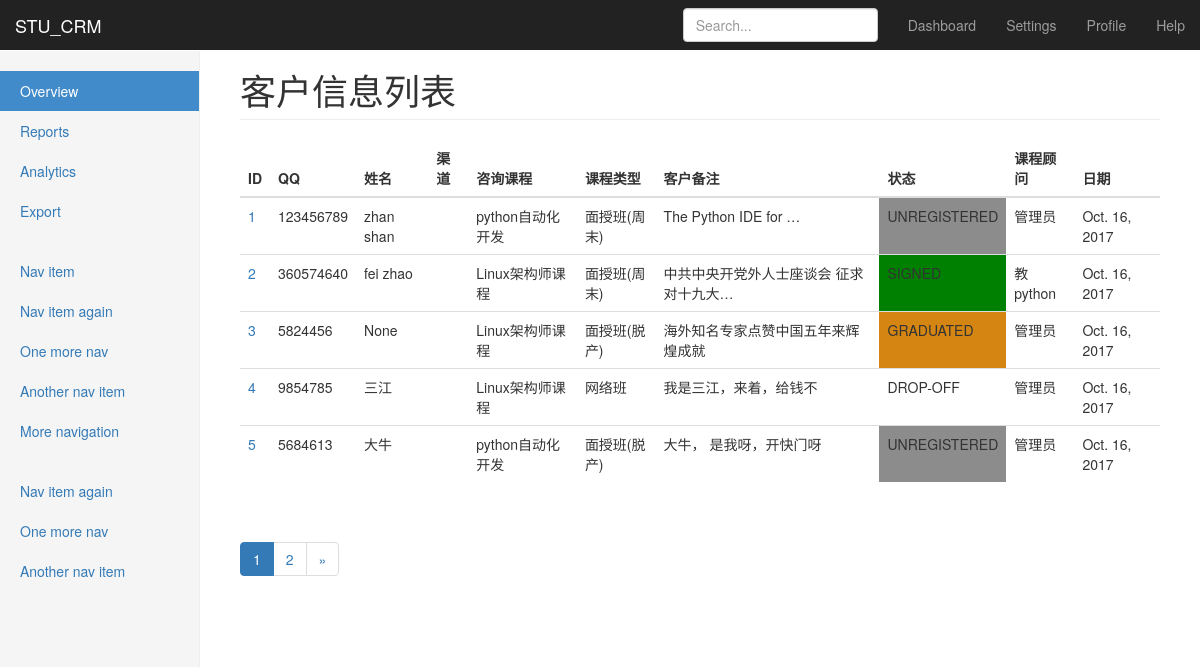
Before: /crm/customers/ (signed in) with the older database file.
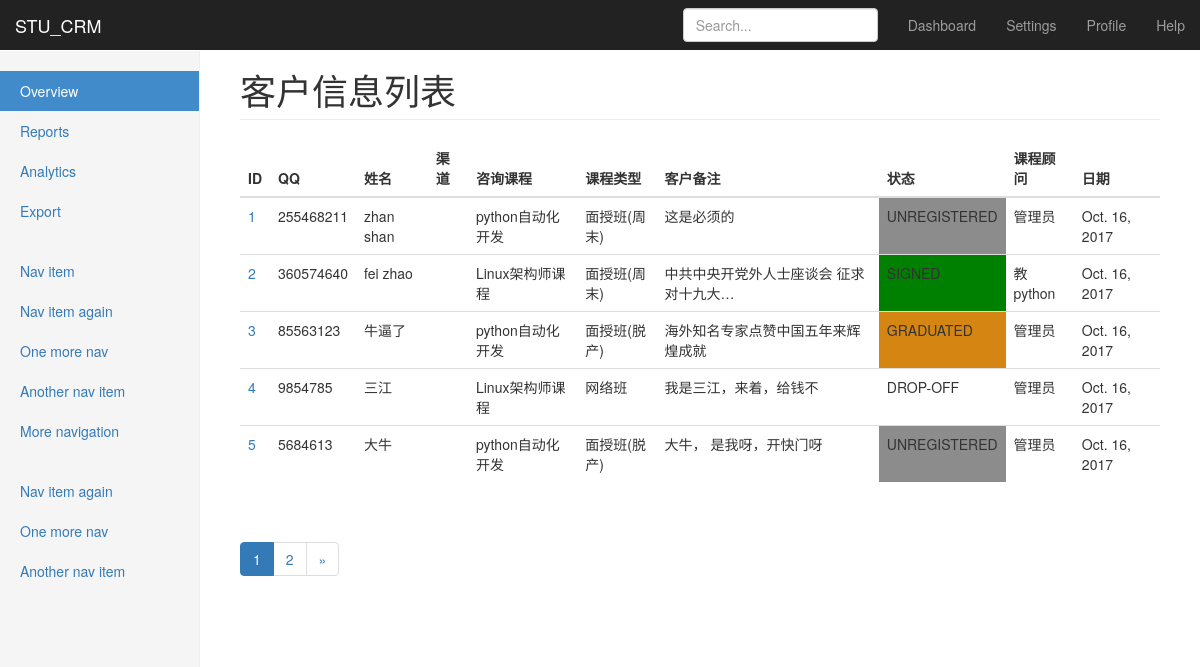
After: the same page with the newer database file.
### stu_crm/models.py (models this page shows, shortened)
class Customer(models.Model):#创建客户表
    qq = models.CharField(max_length=64,unique=True)
    name = models.CharField(max_length=32,blank=True,null=True)#客户资询字段名字不是必要的
    phone = models.BigIntegerField(blank=True,null=True)#电话，长整数
    course = models.ForeignKey('Course')#要咨询的课程，关联课程表
    course_type = models.CharField(max_length=64,choices=course_type_choices,default='offline_weekend')#要以什么形式上课
    consult_memo = models.TextField()#咨询记录
    source_type_choices = (('qq', u"qq群"),
                   ('referral', u"内部转介绍"),
                   ('51cto', u"51cto"),
                   ('agent', u"招生代理"),
                   ('others', u"其它"),
                   )#来源渠道选项
    source_type = models.CharField(max_length=64,choices=source_type_choices)#来源渠道
    referral_from = models.ForeignKey('self',blank=True,null=True,related_name="internal_who")#写表名也行'Customer',关联自己
    status_choices = (('signed',u"已报名"),
                      ('unregistered',u"未报名"),
                      ('graduated',u"已毕业"),
                      ('drop-off',u"退学"),
                      )#客户状态
    status = models.CharField(choices=status_choices,max_length=64)#记录客户状态
    consultant = models.ForeignKey('UserProfile',verbose_name='课程顾问')#记录接待人
    class_list = models.ManyToManyField("ClassList",blank=True)#manytomany不需要null=True,记录已报名客户所在班级
    date = models.DateField('咨询日期',auto_now_add=True)#记录咨询日期

class Course(models.Model):#课程表
    name = models.CharField(max_length=64,unique=True)#课程名
    online_price = models.IntegerField()#网络班价格
    offline_price = models.IntegerField()#面授班价格
    introduction = models.TextField()#课程介绍
    def __str__(self):
        return self.name

class UserProfile(models.Model):#创建用户表
    user = models.OneToOneField(User)#一对一 关联到django用户表
    name = models.CharField(max_length=64)
    school = models.ForeignKey('School')#关联School表
    def __str__(self):
        return self.name  # 反射字段名
    class Meta:
        permissions = (('view_customer_list',"可以查看客户列表"),
                       ('view_customer_info', "可以查看客户详情"),
                       ('edit_own_customer_info', "可以修改自己客户信息"),
                       )

### stu_crm/permissions.py (the view)
    def wrapper(*args,**kwargs):
        print('--start check perm--')
        if perm_check(*args, **kwargs) is not True:
            return render(args[0],'stu_crm/crm/403.html')
        return func(*args,**kwargs)

### stu_crm/permissions.py (called while the page is built)
def check_permission(func):#装饰器
    def wrapper(*args,**kwargs):
        print('--start check perm--')
        if perm_check(*args, **kwargs) is not True:
            return render(args[0],'stu_crm/crm/403.html')
        return func(*args,**kwargs)
    return wrapper

### stu_crm/templatetags/custom_tags.py (called while the page is built)
@register.filter
@stringfilter
def self_upper(value):
    print("--val from template--",value)
    return value.upper()

@register.simple_tag# 可传参数前端使用 {% guess_page customer_list.number page_num %}
def guess_page(current_page,loop_num):
    offset = abs(current_page-loop_num)
    if offset <3:
        if current_page == loop_num:
            page_ele = """<li class ="active"><a href="?page=%s"> %s </a></li>"""  %(loop_num,loop_num)
        else:
            page_ele = """<li class =""><a href="?page=%s"> %s </a></li>"""  %(loop_num,loop_num)
        return format_html(page_ele,)
    else:
        return ''

### templates/stu_crm/crm/customers.html (shortened to what this page needs)
{% extends '../base.html' %}
{% load custom_tags %}
{% block page-header %}
客户信息列表
{% endblock %}
{% block page-content %}
    <table class="table table-hover">
        <thead>
            <tr>
                <th>ID</th>
                <th>QQ</th>
                <th>姓名</th>
                <th>渠道</th>
                <th>咨询课程</th>
                <th>课程类型</th>
                <th>客户备注</th>
                <th>状态</th>
                <th>课程顾问</th>
                <th>日期</th>
            </tr>
        </thead>
        <tbody>
            {%  for customer in customer_list %}
                <tr>
                    <td><a href="{% url 'customer_detail' customer.id %}">{{ customer.id }}</a></td>
                    <td>{{ customer.qq }}</td>
                    <td>{{ customer.name }}</td>
                    <td>{{ customer.source }}</td>
                    <td>{{ customer.course }}</td>
                    <td>{{ customer.get_course_type_display }}</td>
                    <td>{{ customer.consult_memo | truncatechars:20}}</td>
                    <td class="{{ customer.status }}">{{ customer.status|self_upper}}</td>
                    <td>{{ customer.consultant }}</td>
                    <td>{{ customer.date }}</td>
                </tr>
            {% endfor %}
        </tbody>
    </table>
    <div class="pagination">
        <nav >
          <ul class="pagination">
              {%  for page_num in customer_list.paginator.page_range %}
                  {% guess_page customer_list.number page_num %}
              {% endfor %}
              {% if customer_list.has_next %}
                <li class=""><a href="?page={{ customer_list.next_page_number }}" aria-label="Next"><span aria-hidden="true">&raquo;</span></a></li>
              {% endif %}
          </ul>
        </nav>
    </div>
{% endblock %}

Changed rows visible on the page:
changed Customer "zhan shan": qq "123456789" → "255468211"; consult_memo "The Python IDE for …" → "这是必须的"
changed Customer "海外知名专家点赞中国五年来辉煌成就": qq "5824456" → "85563123"; name "None" → "牛逼了"; course "Linux架构师课程" → "python自动化开发"
